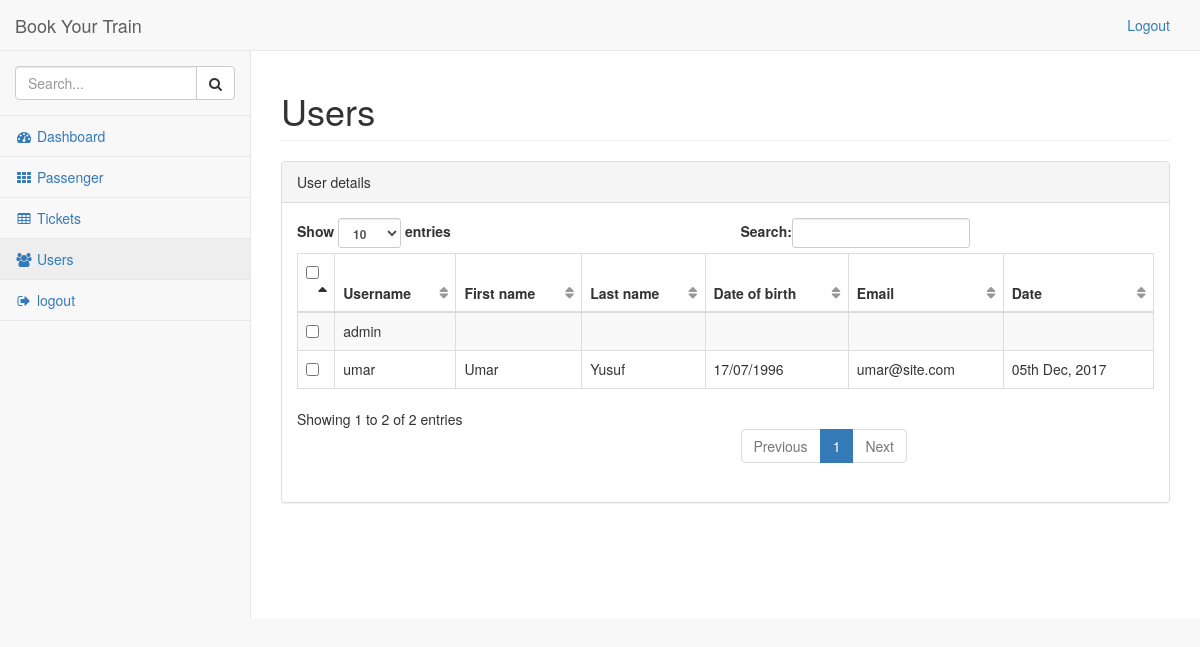
/admin/users.php (signed in), run on the app's committed database.
### tables this page shows
CREATE TABLE `users` (
  `user_id` int(11) NOT NULL,
  `username` varchar(32) NOT NULL,
  `password` varchar(200) NOT NULL,
  `firstname` varchar(32) NOT NULL,
  `lastname` varchar(32) NOT NULL,
  `dob` varchar(20) NOT NULL,
  `email` varchar(50) NOT NULL,
  `date` varchar(20) NOT NULL,
  `status` int(11) NOT NULL DEFAULT '0'
);

### admin/users.php (the view, shortened to what this page needs)
<?php require('./header.php');?>
<?php require('./top-nav.php');?>
<?php require('./side-nav.php');?>
<div id="page-wrapper">
    <div class="row">
        <div class="col-lg-12">
            <h1 class="page-header">Users</h1>
        </div>
    </div>
    <div class="row">
        <div class="col-lg-12">
            <div class="panel panel-default">
                <div class="panel-heading">
                    User details
                </div>
                <div class="panel-body">
                    <table width="100%" class="table table-striped table-bordered table-hover" id="dataTables-example">
                        <thead>
                            <tr>
                                <th><input type="checkbox" id="select-all"/></th>
                                <th>Username</th>
                                <th>First name</th>
                                <th>Last name</th>
                                <th>Date of birth</th>
                                <th>Email</th>
                                <th>Date</th>
                            </tr>
                        </thead>
                        <tbody>
                        <?php
                            $query = "SELECT * FROM users order by username asc";
                              $result = mysqli_query($dbc, $query);
                              while($rows = mysqli_fetch_array($result)){
                                echo '<tr>';
                                echo '<td><input type="checkbox" id="select-all"/></td>';
                                echo '<td>'.$rows['username'].'</td>';
                                echo '<td>'.$rows['firstname'].'</td>';
                                echo '<td>'.$rows['lastname'].'</td>';
                                echo '<td>'.$rows['dob'].'</td>';
                                echo '<td>'.$rows['email'].'</td>';
                                echo '<td>'.$rows['date'].'</td>';
                                echo '</tr>';
                              }
                                                ?>
                        </tbody>
                    </table>
                </div>
            </div>
        </div>
    </div>
<?php require('./footer.php');?>

### data on the page
users: username "admin"
users: username "umar", firstname "Umar", lastname "Yusuf", dob "17/07/1996", email "umar@site.com", date "05th Dec, 2017"
